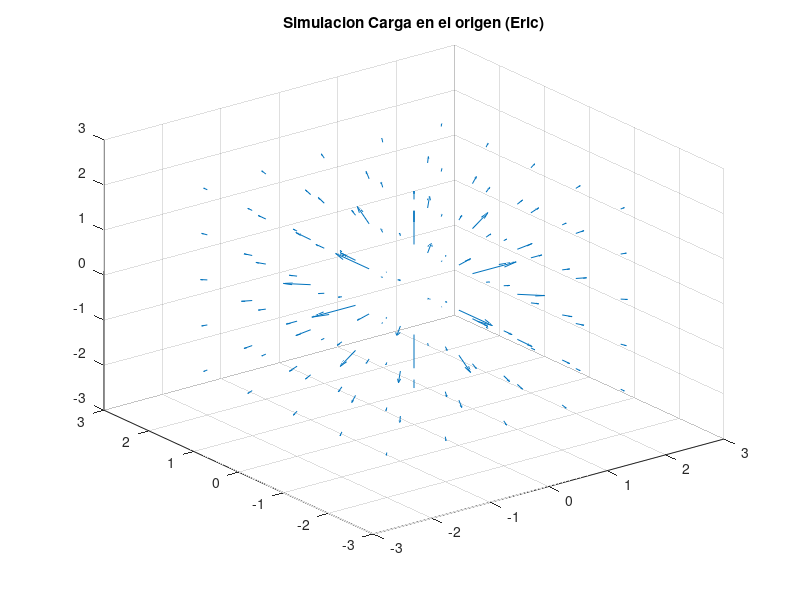

Here is the MATLAB script that generated this plot:
clc;clear all;close all %clear the command line
clear; %remove all previous variables
PlotXmin=-2;%lowest x value on the plot space
PlotXmax=2;%%maximum x value on the plot space
PlotYmin=-2;%lowest y value on the plot space
PlotYmax=2;%maximum y value on the plot space
PlotZmin=-2;%lowest z value on the plot space
PlotZmax=2;%maximum z value on the plot space
NumberOfXPlottingPoints=5;%number of plotting points along the x axis
NumberOfYPlottingPoints=5;%number of plotting points along the y axis
NumberOfZPlottingPoints=5;%number of plotting points along the z axis
PlotStepX=(PlotXmax-PlotXmin)/(NumberOfXPlottingPoints-1);%plotting step in the x direction
PlotStepY=(PlotYmax-PlotYmin)/(NumberOfYPlottingPoints-1);%plotting step in the y direction
PlotStepZ=(PlotZmax-PlotZmin)/(NumberOfZPlottingPoints-1);%plotting step in the z direction
[X,Y,Z]=meshgrid(PlotXmin:PlotStepX:PlotXmax,PlotYmin:PlotStepY:PlotYmax,PlotZmin:PlotStepZ:PlotZmax);%build arrays of plot space
Fx=zeros(NumberOfZPlottingPoints,NumberOfYPlottingPoints,NumberOfXPlottingPoints);%x component of flux density
Fy=zeros(NumberOfZPlottingPoints,NumberOfYPlottingPoints,NumberOfXPlottingPoints);%y component of flux density
Fz=zeros(NumberOfZPlottingPoints,NumberOfYPlottingPoints,NumberOfXPlottingPoints);%z component of the flux density
Q=5e-6;%point charge
C=[0 0 0];%location of the point charge
F=[0 0 0];%initialize the flux density
for k=1:NumberOfZPlottingPoints
for j=1:NumberOfYPlottingPoints
for i=1:NumberOfXPlottingPoints
Xplot=X(k,j,i);%x coordinate of current plot point
Yplot=Y(k,j,i);%y coordinate of current plot point
Zplot=Z(k,j,i);%z coordinate of current plot point
P=[Xplot Yplot Zplot];%position vector of observation points
R=P-C; %vector pointing from point charge to the current observation point
Rmag=norm(R);%magnitude of R
if (Rmag>0)% no flux line defined at the source
R_Hat=R/Rmag;%unit vector of R
F=Q*R_Hat/(4*pi*Rmag^2);%flux density of current observation point
Fx(k,j,i)=F(1,1);%get x component at the current observation point
Fy(k,j,i)=F(1,2);%get y component at the current observation point
Fz(k,j,i)=F(1,3);%%get z component at the current observation point
end
end
end
end
quiver3(X,Y,Z,Fx,Fy,Fz)
title('Simulacion Carga en el origen (Eric)')